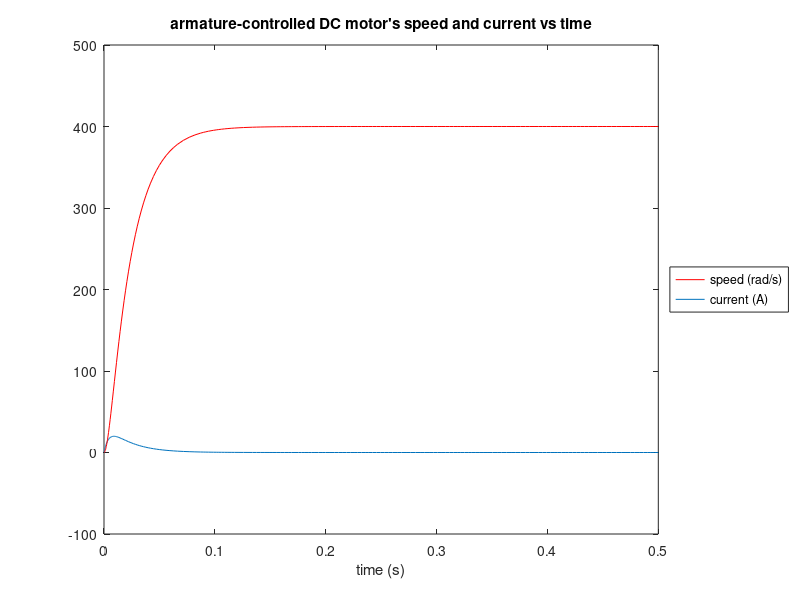

Recreate this plot in MATLAB.
clear all
close all
clc

R = 0.8;
L = 0.003;
K_T = 0.05;
K_e = 0.05;
c = 0;
J = 8e-5;

DCMotor_Vc_20V = @(t, i_omiga) [  % i_omiga(1) is i; i_omiga(2) is omiga
    (( -R*i_omiga(1) - K_e*i_omiga(2) + 20)/L)
    (( K_T*i_omiga(1) - c*i_omiga(2) )/J)
];

tspan = [0, 0.5];
i_omiga_0 = [0, 0];  % First entry is i_0; Second is omiga_0
[t,i_omiga] = ode45(DCMotor_Vc_20V, tspan, i_omiga_0);  % i_omiga(:,1) is i; i_omiga(:,2) is omiga

p_i = plot(t, i_omiga(:,1));
hold on
p_omiga = plot(t, i_omiga(:,2), '-r');
xlabel('time (s)')
legend([p_omiga, p_i], "speed (rad/s)", "current (A)", 'Location','EastOutside')
title("armature-controlled DC motor's speed and current vs time")

f_position = get(gcf, 'position');
width = f_position(3)+150;
set(gcf, 'position', [f_position(1), f_position(2), width, f_position(4)])